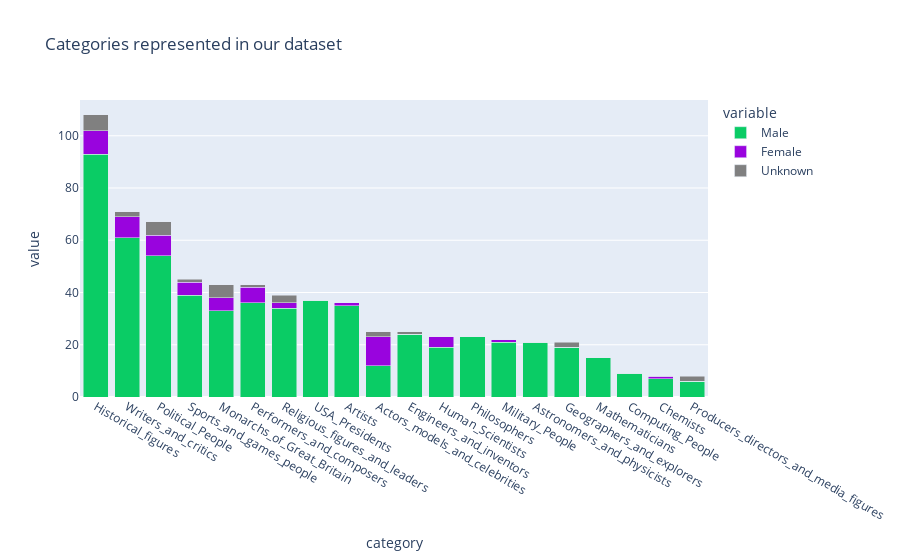

The notebook cell this image was saved under:
### Code cell
fig = px.bar(people_gender, x='category', y=["Male", 'Female', "Unknown"], title="Categories represented in our dataset", color_discrete_sequence=[color_male,color_female,color_unknown])
fig.update_layout(barmode='stack', xaxis={'categoryorder':'total descending'})
fig.show()
fig.write_html("docs/overall_categories_gender.html")

### Figure 1 — Plotly figure (JSON) as saved in the notebook; plotly's stock layout.template omitted (floating-point values rounded to 4 significant figures)
{"data": [{"alignmentgroup": "True", "hovertemplate": "variable=Male<br>category=%{x}<br>value=%{y}<extra></extra>", "legendgroup": "Male", "marker": {"color": "#0acc65", "pattern": {"shape": ""}}, "name": "Male", "offsetgroup": "Male", "orientation": "v", "showlegend": true, "textposition": "auto", "type": "bar", "x": ["Actors_models_and_celebrities", "Artists", "Astronomers_and_physicists", "Chemists", "Computing_People", "Engineers_and_inventors", "Geographers_and_explorers", "Historical_figures", "Human_Scientists", "Mathematicians", "Military_People", "Monarchs_of_Great_Britain", "Performers_and_composers", "Philosophers", "Political_People", "Producers_directors_and_media_figures", "Religious_figures_and_leaders", "Sports_and_games_people", "USA_Presidents", "Writers_and_critics"], "xaxis": "x", "y": [12, 35, 21, 7, 9, 24, 19, 93, 19, 15, 21, 33, 36, 23, 54, 6, 34, 39, 37, 61], "yaxis": "y"}, {"alignmentgroup": "True", "hovertemplate": "variable=Female<br>category=%{x}<br>value=%{y}<extra></extra>", "legendgroup": "Female", "marker": {"color": "#9904de", "pattern": {"shape": ""}}, "name": "Female", "offsetgroup": "Female", "orientation": "v", "showlegend": true, "textposition": "auto", "type": "bar", "x": ["Actors_models_and_celebrities", "Artists", "Astronomers_and_physicists", "Chemists", "Computing_People", "Engineers_and_inventors", "Geographers_and_explorers", "Historical_figures", "Human_Scientists", "Mathematicians", "Military_People", "Monarchs_of_Great_Britain", "Performers_and_composers", "Philosophers", "Political_People", "Producers_directors_and_media_figures", "Religious_figures_and_leaders", "Sports_and_games_people", "USA_Presidents", "Writers_and_critics"], "xaxis": "x", "y": [11, 1, 0, 1, 0, 0, 0, 9, 4, 0, 1, 5, 6, 0, 8, 0, 2, 5, 0, 8], "yaxis": "y"}, {"alignmentgroup": "True", "hovertemplate": "variable=Unknown<br>category=%{x}<br>value=%{y}<extra></extra>", "legendgroup": "Unknown", "marker": {"color": "grey", "pattern": {"shape": ""}}, "name": "Unknown", "offsetgroup": "Unknown", "orientation": "v", "showlegend": true, "textposition": "auto", "type": "bar", "x": ["Actors_models_and_celebrities", "Artists", "Astronomers_and_physicists", "Chemists", "Computing_People", "Engineers_and_inventors", "Geographers_and_explorers", "Historical_figures", "Human_Scientists", "Mathematicians", "Military_People", "Monarchs_of_Great_Britain", "Performers_and_composers", "Philosophers", "Political_People", "Producers_directors_and_media_figures", "Religious_figures_and_leaders", "Sports_and_games_people", "USA_Presidents", "Writers_and_critics"], "xaxis": "x", "y": [2, 0, 0, 0, 0, 1, 2, 6, 0, 0, 0, 5, 1, 0, 5, 2, 3, 1, 0, 2], "yaxis": "y"}], "layout": {"barmode": "stack", "legend": {"title": {"text": "variable"}, "tracegroupgap": 0}, "title": {"text": "Categories represented in our dataset"}, "xaxis": {"anchor": "y", "categoryorder": "total descending", "domain": [0, 1], "title": {"text": "category"}}, "yaxis": {"anchor": "x", "domain": [0, 1], "title": {"text": "value"}}}}
